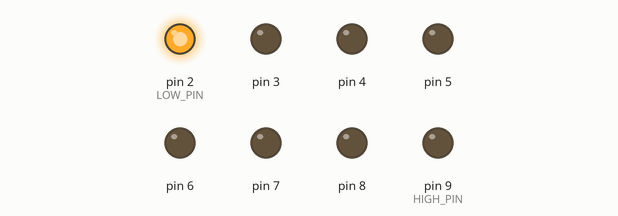
This sketch was run on a simulated Arduino Uno, built with avr-gcc and run on an emulated ATmega328P. Parts: output pins drawn as LEDs (lit = HIGH).

Above: at 0.05 s.
At 0.95 s:
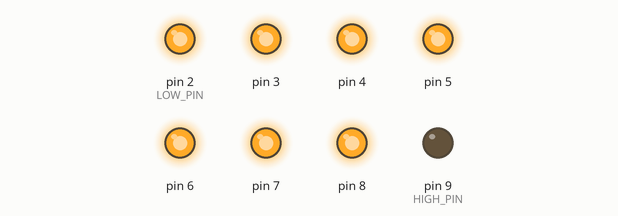
At 1.85 s:
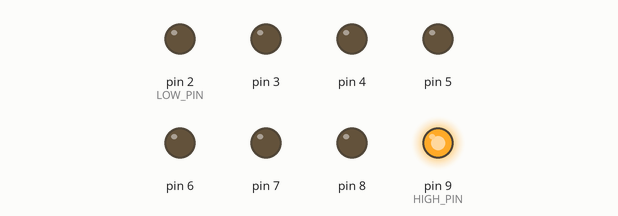
At 3.5 s:
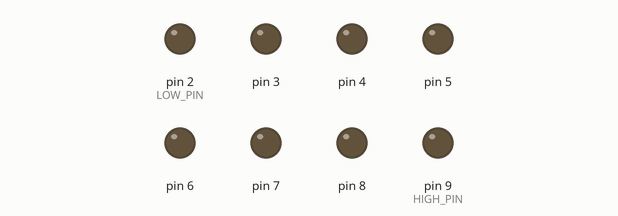
At 5.75 s:
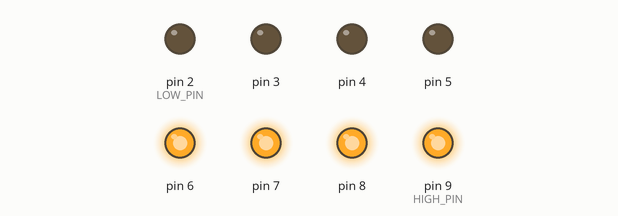
At 8.0 s:
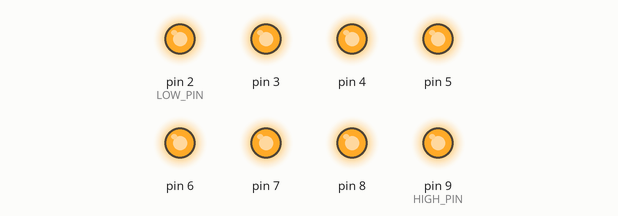
Timing chart, 0 to 8.3 s (numbered marks = the images above):
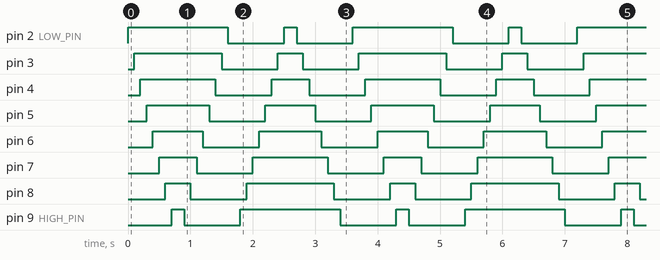

Measured:
- by itself, pin 2 (LOW_PIN): repeats every 3.6 s: LOW 0.90 s, HIGH 0.20 s, LOW 0.90 s, HIGH 1.6 s
- by itself, pin 3: repeats every 3.6 s: LOW 0.90 s, HIGH 0.40 s, LOW 0.90 s, HIGH 1.4 s
- by itself, pin 4: repeats every 3.6 s: LOW 0.90 s, HIGH 0.60 s, LOW 0.90 s, HIGH 1.2 s
- by itself, pin 5: repeats every 3.6 s: LOW 0.90 s, HIGH 0.80 s, LOW 0.90 s, HIGH 1.0 s
- by itself, pin 6: repeats every 3.6 s: LOW 0.90 s, HIGH 1.0 s, LOW 0.90 s, HIGH 0.80 s
- by itself, pin 7: repeats every 3.6 s: LOW 0.90 s, HIGH 1.2 s, LOW 0.90 s, HIGH 0.60 s
- by itself, pin 8: repeats every 3.6 s: LOW 0.90 s, HIGH 1.4 s, LOW 0.90 s, HIGH 0.40 s
- by itself, pin 9 (HIGH_PIN): repeats every 3.6 s: LOW 0.90 s, HIGH 1.6 s, LOW 0.90 s, HIGH 0.20 s

The sketch:

FlowingLED.ino
```cpp
/*
 * Flowing LEDs
 * Author: Zhimin Lin
 * Date: 2017-02-14
 *
 * Turn LEDs connected to the board on and off consecutively. LEDs are turned on one by one,
 * and then turned off one by one in the reversed direction.
 */

#define LOW_PIN 2   //The lowest pin used to connect a LED
#define HIGH_PIN 9  //The highest pin used to connect a LED
#define DELAY 100   //Delay time between actions of LEDs

/*
 * Set pin 2 to 9 as Output
 */
void setup() {
  int pin = LOW_PIN;
  while (pin <= 9){
    pinMode(pin, OUTPUT);
    pin++;
  }
}

/*
 * Keep Turning LEDs on and off one by one. First turn LEDs on from lower pin to higer pin,
 * and then turn off in reversed direction. Then turn LEDs on from higher pin to lower pin,
 * and then turn off in reversed direction.
 */
void loop() {
  int curPin = LOW_PIN;
  while (curPin <= HIGH_PIN){    //Turn LEDs on one by one from lower pin to higher pin
    digitalWrite(curPin, HIGH);  //Turn the LED connected to current pin on
    curPin++;                    //Move to the next pin
    delay(DELAY);                //Delay between the action of two pins
  }
  delay(DELAY);                  //Delay after all LEDs are turned on

  curPin = HIGH_PIN;
  while(curPin >= LOW_PIN){     //Turn LEDs off one by one from higher pin to lower pin
    digitalWrite(curPin, LOW);  //Turn the LED connected to current pin off
    curPin--;                   //Move to the next pin
    delay(DELAY);
  }
  delay(DELAY);                 //Delay after all LEDs are turned off

  curPin = HIGH_PIN;
  while(curPin >= LOW_PIN){     //Change the direction in which LEDs are turned on.
                                  //Turn LEDs on one by one from higher pin to lower pin
    digitalWrite(curPin, HIGH);
    curPin--;
    delay(DELAY);
  }
  delay(DELAY);                 //Delay after all LEDs are turned on

  curPin = LOW_PIN;
  while (curPin <= HIGH_PIN){   //Change the direction in which LEDs are turned off.
                                  //Turn LEDs off one by one from lower pin to higher pin
    digitalWrite(curPin, LOW);
    curPin++;
    delay(DELAY);
  }
  delay(DELAY);                 //Delay after all LEDs are turned on
}
```
